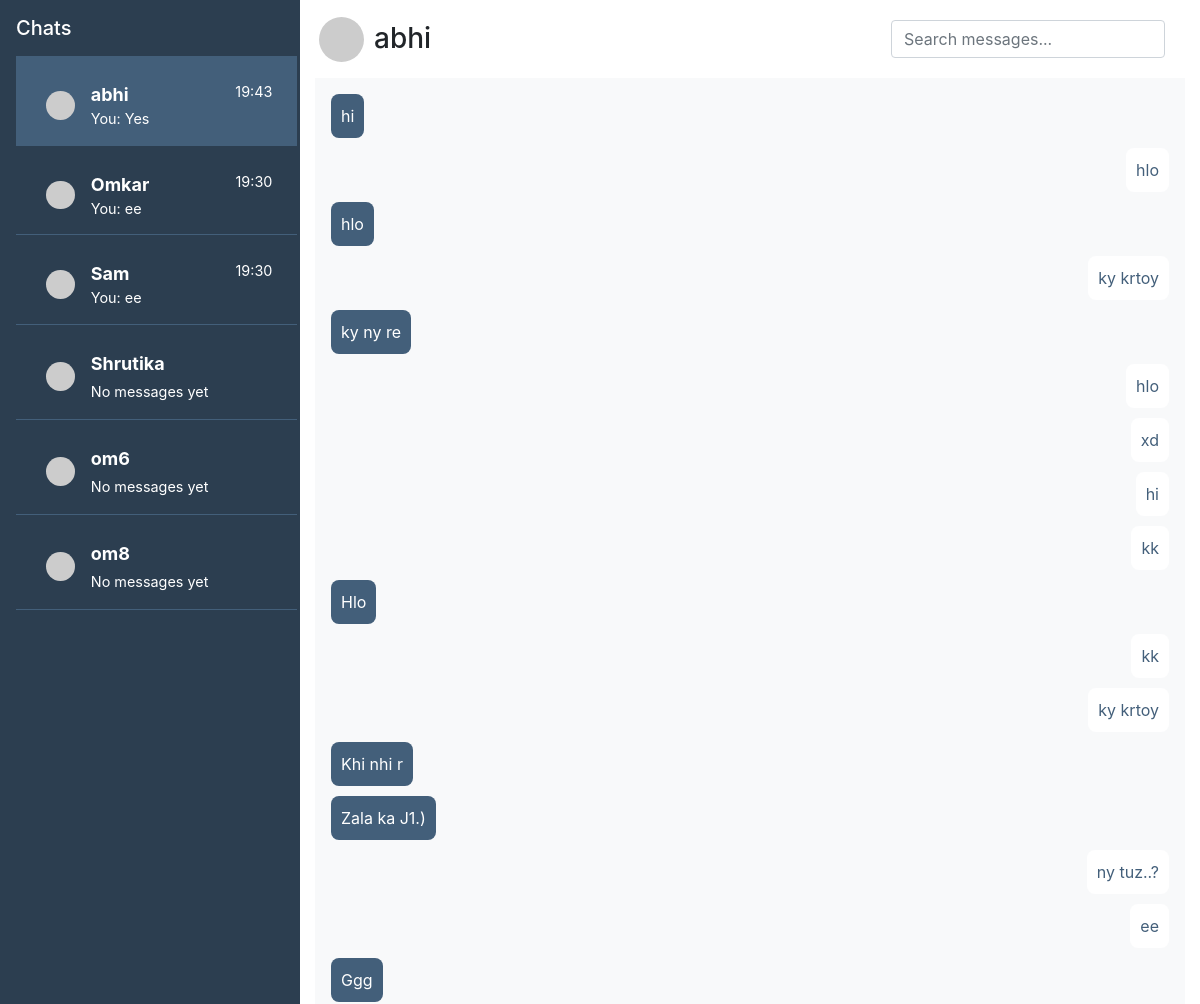
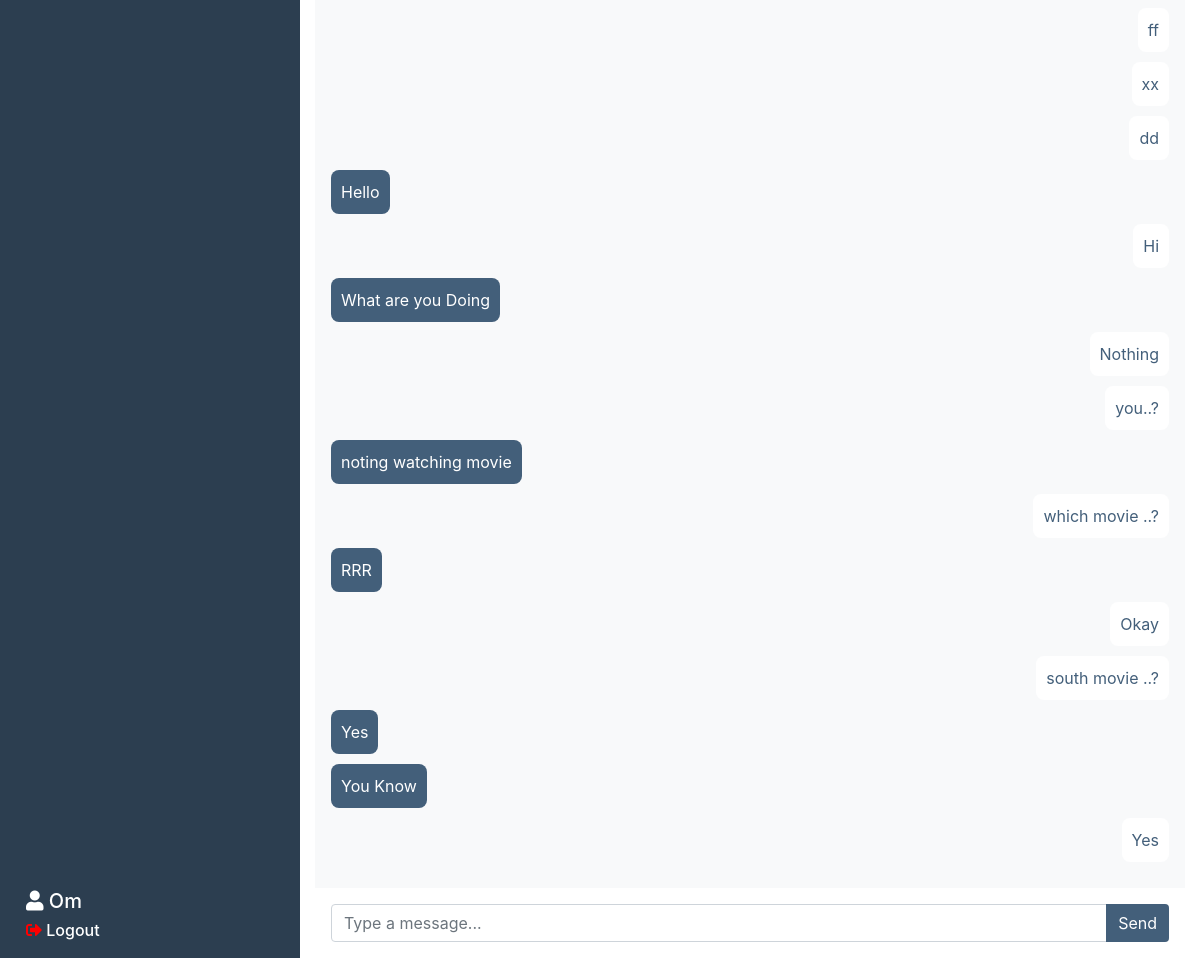
The page /chat/abhi/ (signed in) on the database its author committed (2 pictures, top to bottom).
### chat/models.py (models this page shows, shortened)
class Message(models.Model):
    sender = models.ForeignKey(User, related_name="sent_messages", on_delete=models.CASCADE)
    receiver = models.ForeignKey(User, related_name="received_messages", on_delete=models.CASCADE)
    content = models.TextField()
    timestamp = models.DateTimeField(auto_now_add=True)

### chat/views.py (the view)
# urls.py: path('chat/<str:room_name>/', views.chat_room, name='chat'),
@login_required
def chat_room(request, room_name):
    search_query = request.GET.get('search', '')
    users = User.objects.exclude(id=request.user.id)
    chats = Message.objects.filter(
        (Q(sender=request.user) & Q(receiver__username=room_name)) |
        (Q(receiver=request.user) & Q(sender__username=room_name))
    )
    if search_query:
        chats = chats.filter(Q(content__icontains=search_query))
    chats = chats.order_by('timestamp')
    user_last_messages = []
    for user in users:
        last_message = Message.objects.filter(
            (Q(sender=request.user) & Q(receiver=user)) |
            (Q(receiver=request.user) & Q(sender=user))
        ).order_by('-timestamp').first()
        user_last_messages.append({
            'user': user,
            'last_message': last_message
        })
    user_last_messages.sort(
        key=lambda x: x['last_message'].timestamp if x['last_message'] and x['last_message'].timestamp else timezone.make_aware(datetime.min),
        reverse=True
    )
    return render(request, 'chat.html', {
        'room_name': room_name,
        'chats': chats,
        'users': users,
        'user_last_messages': user_last_messages,
        'search_query': search_query
    })

### templates/chat.html (shortened to what this page needs)
<!DOCTYPE html>
<html lang="en">
  <head>
    <link
      rel="stylesheet"
      href="https://stackpath.bootstrapcdn.com/bootstrap/4.5.2/css/bootstrap.min.css"
    />
    <link
      rel="stylesheet"
      href="https://cdnjs.cloudflare.com/ajax/libs/font-awesome/5.15.1/css/all.min.css"
    />
  </head>
  <body style="height: 100vh; display: flex; flex-direction: column">
    <div class="container-fluid h-100">
      <div class="row h-100">
        <div class="col-3 sidebar p-3 chats">
          <h5 class="mb-3 text-white">Chats</h5>
          <div class="contacts">
            {% for item in user_last_messages %}
            <a
              href="{% url 'chat' item.user.username %}"
              class="list-group-item list-group-item-action {% if item.user.username == room_name %} active {% endif %}"
              data-id="{{ room_name }}"
            >
              <div class="d-flex align-items-center">
                <img
                  src="https://ui-avatars.com/api/?name={{ item.user.username|urlencode }}&size=64&background=random"
                  alt="{{ item.user.username }}'s Profile Image"
                  class="profile-icon rounded-circle mr-3"
                  style="width: 1.8rem; height: 1.8rem; object-fit: cover"
                />
                <div class="w-100">
                  <div class="d-flex justify-content-between">
                    <strong class="text-truncate"
                      >{{ item.user.username }}</strong
                    >
                    {% if item.last_message %}
                    <small class="text-nowrap timestamp">
                      {{ item.last_message.timestamp|date:"H:i" }}</small
                    >
                    {% endif %}
                  </div>
                  <div>
                    {% if item.last_message %}
                    <small
                      class="d-block text-truncate last-msg"
                      style="max-width: 90%"
                      id="last-message"
                    >
                      {% if item.last_message.sender == request.user %} You:
                      {% endif %} {{ item.last_message.content|truncatewords:5 }}
                    </small>
                    {% else %}
                    <small class="">No messages yet</small>
                    {% endif %}
                  </div>
                </div>
              </div>
            </a>
            {% endfor %}
          </div>
          <div class="logout">
            <h5 class="text-white">
              <i class="fas fa-user"></i>
              {{ request.user.username|title }}
            </h5>
            <h5 style="cursor: pointer; font-size: 1rem; margin-top: 5px">
              <i class="fas fa-sign-out-alt" style="color: red"></i>
              <a href="{% url 'logout' %}" class="text-white">Logout</a>
            </h5>
          </div>
        </div>
        <div class="col-9 d-flex flex-column chat" data-id="{{ room_name }}">
          <div class="d-flex align-items-center p-1">
            <img
              src="https://ui-avatars.com/api/?name={{ room_name|urlencode }}&size=64&background=random"
              style="border-radius: 50%; height: 45px; width: auto"
            />
            <h3 class="display-5 mb-0" style="padding-left: 10px">
              {{ room_name }}
            </h3>
            <form method="GET" action="" class="p-3 ml-auto">
              <div class="form-group mb-0">
                <input
                  type="text"
                  name="search"
                  id="searchInput"
                  class="form-control"
                  placeholder="Search messages..."
                  value="{{ search_query }}"
                />
              </div>
            </form>
          </div>
          <div id="chatbox" class="chatbox flex-fill p-3">
            {% if chats %} {% for message in chats %}
            <div
              class="chat-message {% if message.sender == request.user %} sender {% else %} receiver {% endif %}"
            >
              <span>{{ message.content }}</span>
            </div>
            {% endfor %} {% else %}
            <p class="no-messages">No Messages.</p>
            {% endif %}
          </div>
          <div class="chat-input p-3">
            <div class="input-group">
              <input
                type="text"
                id="my_input"
                class="form-control"
                placeholder="Type a message..."
                required
              />
              <div class="input-group-append">
                <button
                  id="submit_button"
                  class="btn btn-primary"
                  type="button"
                >
                  Send
                </button>
              </div>
            </div>
          </div>
        </div>
      </div>
    </div>
  </body>
</html>

### templates/chat.html (style rules this page uses)
.profile-icon { color: #12151a; }
#chatbox { background-color: #f8f9fa; overflow-y: auto; height: calc(100vh - 180px); padding: 10px; }
.chat-message { border-radius: 8px; padding: 10px; display: flex; width: fit-content; margin-bottom: 10px; clear: both; }
.chat-message.sender { background-color: #ffffff; color: #435f7a; margin-left: auto; text-align: right; }
.chat-message.receiver { background-color: #435f7a; color: white; margin-right: auto; text-align: left; }
.chat-input { background-color: white; }
.chat-input button { border-top-left-radius: 0; border-bottom-left-radius: 0; background: #435f7a; color: white; border: none; }
.sidebar { background-color: #2c3e50; overflow-y: auto; }
.sidebar a { background: #2c3e50; color: white; }
.sidebar i { color: white; }
.chats .list-group-item { border: none; border-bottom: 1px solid #e9ecef; padding: 25px 25px 15px 30px; font-size: 18px; }
.chats .list-group-item { border-bottom: 1px solid #435f7a; width: 105%; }
.active { background-color: #435f7a !important; color: white; }
.logout { position: absolute; bottom: 0; width: 100%; padding: 10px; background-color: #2c3e50; }

### rows shown on the page
Message: content "hi"
Message: content "hlo"
Message: content "hlo"
Message: content "ky krtoy"
Message: content "ky ny re"
Message: content "hlo"
Message: content "xd"
Message: content "hi"
Message: content "kk"
Message: content "Hlo"
Message: content "kk"
Message: content "ky krtoy"
Message: content "Khi nhi r"
Message: content "Zala ka J1.)"
Message: content "ny tuz..?"
Message: content "ee"
Message: content "Ggg"
Message: content "ff"
Message: content "xx"
Message: content "dd"
Message: content "Hello"
Message: content "Hi"
Message: content "What are you Doing"
Message: content "Nothing"
Message: content "you..?"
Message: content "noting watching movie"
Message: content "which movie ..?"
Message: content "RRR"
Message: content "Okay"
Message: content "south movie ..?"
Message: content "Yes"
Message: content "You Know"
Message: content "Yes"

### other values the page prints
{{ item.user.username }} "abhi"
{{ item.last_message.timestamp|date:"H:i" }} "19:43"
{{ item.last_message.content|truncatewords:5 }} "Yes"
{{ item.user.username }} "Omkar"
{{ item.last_message.timestamp|date:"H:i" }} "19:30"
{{ item.last_message.content|truncatewords:5 }} "ee"
{{ item.user.username }} "Sam"
{{ item.user.username }} "Shrutika"
{{ item.user.username }} "om6"
{{ item.user.username }} "om8"
{{ request.user.username|title }} "Om"
{{ room_name }} "abhi"
